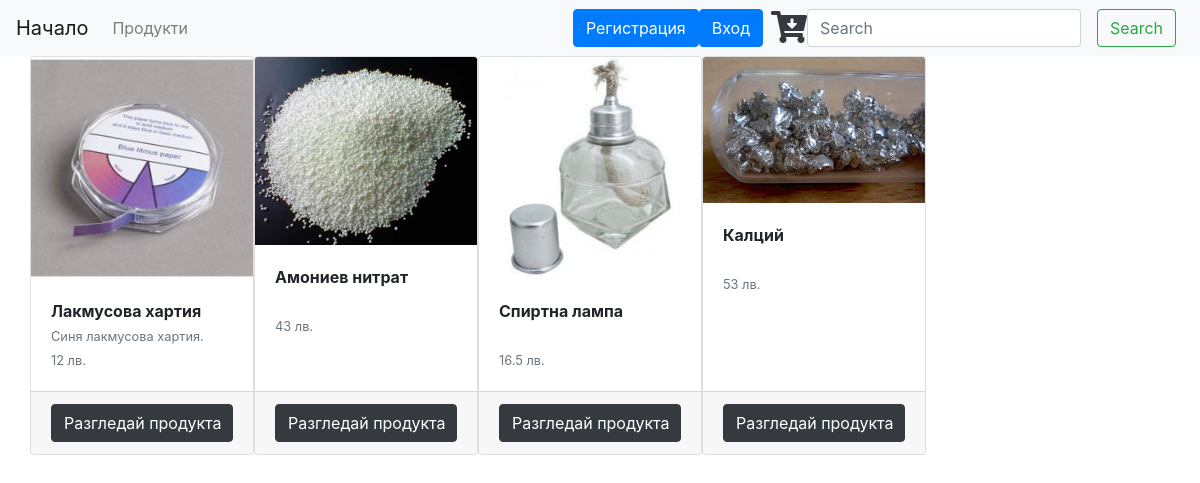
/products.php, run on the app's committed database.
### tables this page shows
CREATE TABLE `products` (
  `product_id` int(11) NOT NULL,
  `category_id` int(11) NOT NULL,
  `product_name` varchar(255) NOT NULL,
  `product_desc` text NOT NULL,
  `p_picture` varchar(255) NOT NULL,
  `p_quantity` int(11) NOT NULL,
  `p_price` float NOT NULL,
  `isdangerous` tinyint(1) NOT NULL DEFAULT '0'
);

### products.php (the view, shortened to what this page needs)
<?php require_once 'header.php'; ?>
<div class="container">
  <div class="row">
  <?php
  $conn->set_charset('utf8mb4');
  $query = $conn->query("SELECT p.product_id, p.product_name, p.product_desc, p.p_picture, p.p_quantity, p.p_price, p.isdangerous, c.category_name
  FROM products p
  JOIN categories c
  ON p.category_id=c.category_id;");
  $rowCount = $query->num_rows;
  if($rowCount > 0){
              while($row = $query->fetch_assoc()){
                $pid = $row['product_id'];
                $pname = $row['product_name'];
                $pdesc = $row['product_desc'];
                $ppic = $row['p_picture'];
                $price = $row['p_price'];
                echo "
                    <div class='card' style='width: 14rem;'>
                        <img class='card-img-top' src='$ppic' alt='Card image cap'>
                        <div class='card-body'>
                            <p class='card-text font-weight-bold'>".$pname."<br> <small class='text-muted'>".$pdesc."<br>
                            ".$price." лв."."</small></p>
                        </div>
                        <div class='card-footer'>
                            <form action='productpage.php' method='post'>
                            <button type='submit' name='viewitem' value='$pid' class='btn btn-dark btn-block'>Разгледай продукта</button>
                            </form>
                        </div>
                    </div>";
              }
          } ?>
</div></div>
  </body>
</html>

### header.php (shortened to what this page needs)
<?php
require_once 'dbconnection.php';
?>
<!DOCTYPE html>
<html lang="en" dir="ltr">
  <head>
    <link rel="stylesheet" href="bootstrap-4.1.3-dist/css/bootstrap.min.css">
    <link rel="stylesheet" href="bootstrap-4.1.3-dist/js/bootstrap.min.js">
    <link rel="stylesheet" href="https://use.fontawesome.com/releases/v5.0.13/css/all.css">
    </head>
  <body>
  <nav class="navbar navbar-expand-lg navbar-light bg-light">
  <a class="navbar-brand" href="index.php">Начало</a>
  <div class="collapse navbar-collapse" id="navbarSupportedContent">
    <ul class="navbar-nav mr-auto">
      <li class="nav-item active">
        <form class="" action="products.php" method="post">
            <a class="nav-link" href="products.php">Продукти <span class="sr-only">(current)</span></a>
        </form>
      </li>
    </ul>
    <?php
      if (isset($_SESSION['u_id'])) {
        $currentiduser = $_SESSION['u_id'];
        $sql = "SELECT * FROM shop_cart WHERE user_id='$currentiduser';";
        $result = $conn->query($sql);
        if ($result->num_rows > 0) {
            while($row = $result->fetch_assoc()) {
              $_SESSION['u_shopcartid'] = $row['cart_id'];
            }
        } else {$sql1 = "INSERT INTO shop_cart (user_id) VALUES ('$currentiduser');";
                if ($conn->query($sql1) === TRUE) {
                $sql = "SELECT * FROM shop_cart WHERE user_id='$currentiduser';";
                $result = $conn->query($sql);
                if ($result->num_rows > 0) {
                  while($row = $result->fetch_assoc()) {$_SESSION['u_shopcartid'] = $row['cart_id'];}}
                }
        }
        echo '<form class="" action="logoutact.php" method="post">
        <div class="dropdown">
        <button class="btn btn-dark mr-2 dropdown-toggle" type="button" id="dropdownMenuButton" data-toggle="dropdown" aria-haspopup="true" aria-expanded="false">'
        ."Добре дошли, ".$_SESSION['username']." ".
        '</button>
        <div class="dropdown-menu" aria-labelledby="dropdownMenuButton">
          <h6 class="dropdown-header text-center">'.$_SESSION['first']." ".$_SESSION['last'].'</h6>
          <a class="dropdown-item" href="account.php">My Profile</a>
          <div class="dropdown-divider"></div>
          <button type="submit" name="logoutbutton" class="btn btn-danger btn-block rounded-0">Log Out</button>
        </div>
      </div></form>';
      } else {
        echo
        '  <a class="btn btn-primary" href="register.php" role="button">Регистрация</a>
          <a class="btn btn-primary" href="login.php" role="button">Вход</a>';
      }
     ?>
    <a class="shopping-cart text-dark ml-2" href="cart.php"><i class="fas fa-cart-arrow-down fa-2x"></i></a>
    <form class="form-inline my-2 my-lg-0">
      <input class="form-control mr-sm-2" type="search" placeholder="Search" aria-label="Search">
      <button class="btn btn-outline-success my-2 my-sm-0 mx-2" type="submit">Search</button>
    </form>
  </div>
</nav>

### data on the page
products: p_picture (picture), product_name "Лакмусова хартия", product_desc "Синя лакмусова хартия.", p_price "12", $pid 3 (drawn)
products: p_picture (picture), product_name "Амониев нитрат", p_price "43", $pid 4 (drawn)
products: p_picture (picture), product_name "Спиртна лампа", p_price "16.5", $pid 5 (drawn)
products: p_picture (picture), product_name "Калций", p_price "53", $pid 6 (drawn)
